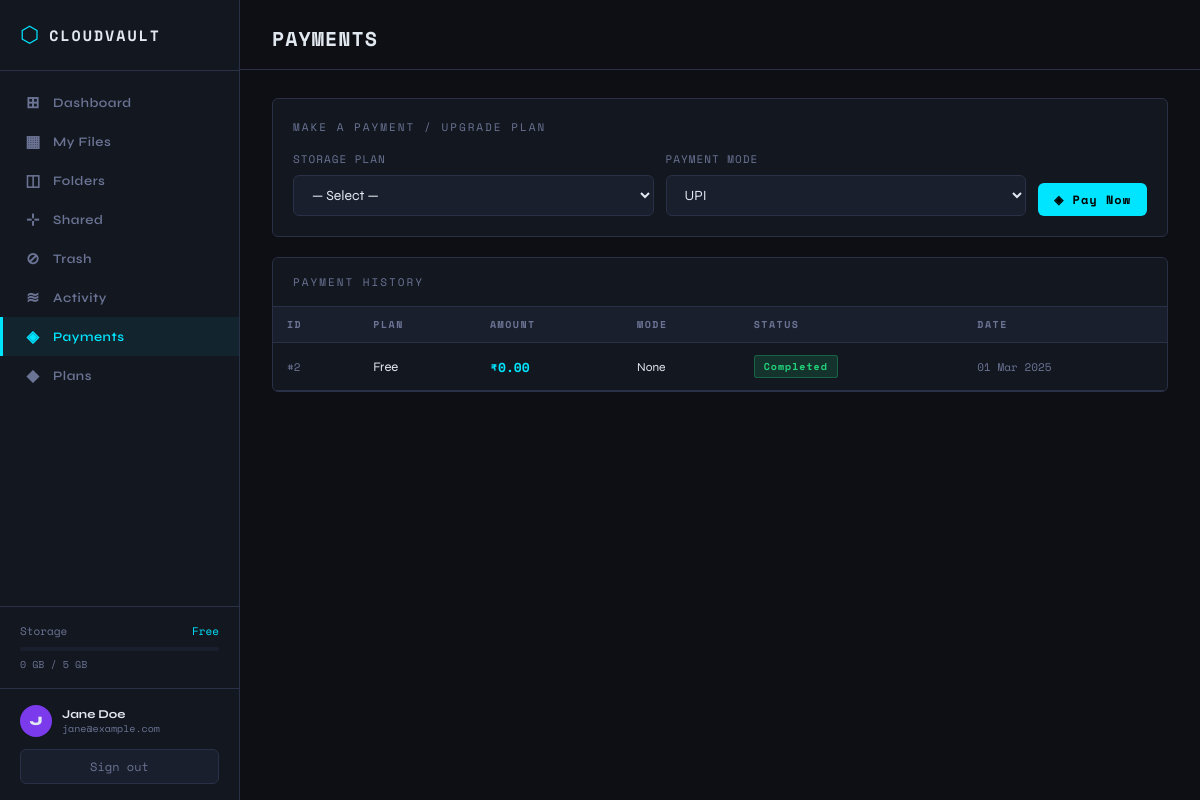
Page /pages/payments.php (signed in) on the committed database.
### tables this page shows
CREATE TABLE Payment (
    payment_id   INT AUTO_INCREMENT PRIMARY KEY,
    user_id      INT NOT NULL,
    plan_id      INT NOT NULL,
    amount       DECIMAL(10,2) NOT NULL,
    payment_date DATE NOT NULL,
    payment_mode VARCHAR(50) NOT NULL COMMENT 'UPI, Card, NetBanking, etc.',
    status       ENUM('Pending','Completed','Failed','Refunded') DEFAULT 'Pending',
    FOREIGN KEY (user_id) REFERENCES User(user_id) ON DELETE CASCADE,
    FOREIGN KEY (plan_id) REFERENCES StoragePlan(plan_id) ON DELETE CASCADE
);

CREATE TABLE StoragePlan (
    plan_id       INT AUTO_INCREMENT PRIMARY KEY,
    plan_name     VARCHAR(100) NOT NULL,
    storage_limit_gb DECIMAL(10,2) NOT NULL,
    price         DECIMAL(10,2) NOT NULL,
    duration_days INT NOT NULL,
    expiry_date   DATE,
    created_at    TIMESTAMP DEFAULT CURRENT_TIMESTAMP
);

### includes/auth.php (called while the page is built, shortened)
<?php
function currentUser(): array {
    return [
        'user_id'   => $_SESSION['user_id']   ?? null,
        'username'  => $_SESSION['username']  ?? '',
        'full_name' => $_SESSION['full_name'] ?? '',
        'email'     => $_SESSION['email']     ?? '',
    ];
}

### pages/payments.php (the view, shortened to what this page needs)
<?php
require_once '../includes/auth.php';
$db  = getDB();
$uid = (int)currentUser()['user_id'];
$payments = $db->query(
    "SELECT p.*, sp.plan_name
     FROM Payment p JOIN StoragePlan sp ON sp.plan_id=p.plan_id
     WHERE p.user_id=$uid
     ORDER BY p.payment_date DESC"
)->fetch_all(MYSQLI_ASSOC);
require_once '../includes/header.php';
?>
<div class="card">
  <div class="card-title">Make a Payment / Upgrade Plan</div>
  <form method="POST">
    <div style="display:grid;grid-template-columns:1fr 1fr auto;gap:12px;align-items:end;">
      <div class="form-group" style="margin:0">
        <label class="form-label">Storage Plan</label>
        <select name="plan_id" class="form-control" required>
          <option value="">— Select —</option>
        </select>
      </div>
      <div class="form-group" style="margin:0">
        <label class="form-label">Payment Mode</label>
        <select name="payment_mode" class="form-control">
          <option>UPI</option><option>Credit Card</option><option>Debit Card</option><option>NetBanking</option><option>Wallet</option>
        </select>
      </div>
      <button type="submit" class="btn btn-primary">◈ Pay Now</button>
    </div>
  </form>
</div>
<div class="card" style="padding:0;overflow:hidden;">
<div style="padding:16px 20px;border-bottom:1px solid var(--border);">
  <div class="card-title" style="margin:0;">Payment History</div>
</div>
<div class="table-wrap">
<table>
  <thead>
    <tr><th>ID</th><th>Plan</th><th>Amount</th><th>Mode</th><th>Status</th><th>Date</th></tr>
  </thead>
  <tbody>
  <?php if (empty($payments)): ?>
    <tr><td colspan="6" style="text-align:center;padding:32px;color:var(--text-muted);">No payments yet.</td></tr>
  <?php else: ?>
    <?php foreach ($payments as $p): ?>
    <tr>
      <td style="font-family:var(--font-mono);font-size:11px;color:var(--text-muted);">#<?= $p['payment_id'] ?></td>
      <td><?= htmlspecialchars($p['plan_name']) ?></td>
      <td style="font-family:var(--font-mono);font-weight:700;color:var(--accent);">₹<?= number_format($p['amount'],2) ?></td>
      <td style="font-size:12px;"><?= htmlspecialchars($p['payment_mode']) ?></td>
      <td>
        <?php
          $bc = ['Completed'=>'badge-success','Pending'=>'badge-warn','Failed'=>'badge-danger','Refunded'=>'badge-info'];
          echo '<span class="badge '.($bc[$p['status']]??'badge-info').'">'.$p['status'].'</span>';
        ?>
      </td>
      <td style="font-family:var(--font-mono);font-size:11px;color:var(--text-muted);"><?= date('d M Y', strtotime($p['payment_date'])) ?></td>
    </tr>
    <?php endforeach; ?>
  <?php endif; ?>
  </tbody>
</table>
</div>
</div>
<?php require_once '../includes/footer.php'; ?>

### assets/css/style.css (style rules this page uses)
:root { --bg: #0d0f14; --bg2: #131720; --bg3: #1a1f2e; --border: #2a3045; --accent: #00e5ff; --accent2: #7c3aed; --text: #e2e8f0; --text-muted:#6b7494; --danger: #ff4545; --success: #22d37a; --warning: #ffa500; --sidebar-w: 240px; --radius: 6px; --font-mono: 'Space Mono', monospace; --font-sans: 'Syne', sans-serif; }
*, *::before, *::after { box-sizing: border-box; margin: 0; padding: 0; }
body { font-family: var(--font-sans); background: var(--bg); color: var(--text); display: flex; min-height: 100vh; font-size: 14px; }
.card { background: var(--bg2); border: 1px solid var(--border); border-radius: var(--radius); padding: 20px; margin-bottom: 20px; }
.card-title { font-family: var(--font-mono); font-size: 11px; letter-spacing: 2px; text-transform: uppercase; color: var(--text-muted); margin-bottom: 16px; }
.table-wrap { overflow-x: auto; }
table { width: 100%; border-collapse: collapse; font-size: 13px; }
thead th { font-family: var(--font-mono); font-size: 10px; letter-spacing: 1.5px; text-transform: uppercase; color: var(--text-muted); padding: 10px 14px; border-bottom: 1px solid var(--border); text-align: left; background: var(--bg3); }
tbody tr { border-bottom: 1px solid var(--border); transition: background .1s; }
tbody td { padding: 12px 14px; vertical-align: middle; }
.badge { display: inline-block; padding: 3px 9px; border-radius: 3px; font-family: var(--font-mono); font-size: 10px; letter-spacing: 1px; font-weight: 700; }
.badge-success { background: rgba(34,211,122,.15); color: var(--success); border: 1px solid rgba(34,211,122,.3); }
.btn { display: inline-flex; align-items: center; gap: 6px; padding: 8px 16px; border-radius: var(--radius); font-family: var(--font-mono); font-size: 12px; font-weight: 700; letter-spacing: 1px; cursor: pointer; border: none; text-decoration: none; transition: all .15s; }
.btn-primary { background: var(--accent); color: #000; }
.form-group { margin-bottom: 18px; }
.form-label { display: block; font-family: var(--font-mono); font-size: 11px; letter-spacing: 1px; text-transform: uppercase; color: var(--text-muted); margin-bottom: 8px; }
.form-control { width: 100%; padding: 10px 14px; background: var(--bg3); border: 1px solid var(--border); border-radius: var(--radius); color: var(--text); font-family: var(--font-sans); font-size: 14px; transition: border-color .15s; outline: none; }
select.form-control option { background: var(--bg3); }

### rows in the picture
payment: payment_id "2", plan.plan_name "Free", amount "0.00", payment_mode "None", status "Completed", payment_date "01 Mar 2025"

### other values in the picture
$storage['plan_name'] "Free"
$usedGB "0"
$limitGB "5"
substr($user['username'],0,1) "J"
$user['full_name'] ?: $user['username'] "Jane Doe"
$user['email'] "jane@example.com"
$pageTitle "PAYMENTS"
